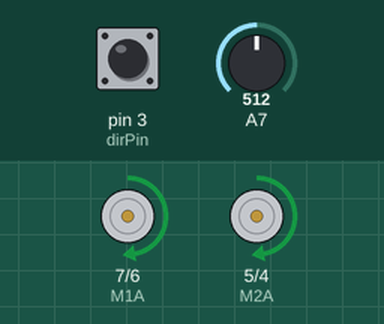
Simulated run of this sketch. Board: Arduino Nano, built with avr-gcc and run on an emulated ATmega328P. Parts: motor-driver pin pairs drawn as motors (green arrow = first pin HIGH = forward, orange = second pin HIGH = backward, longer = more drive, scaled by the enable pin). The inputs (shaded band) are chosen by the test bench; at power-on: A7 = 512, pin 3 (dirPin) HIGH. What the sketch prints to the serial monitor is not drawn.

Above: at 1.2 s.
1.3 s: A7 set to 716
At 2.1 s:
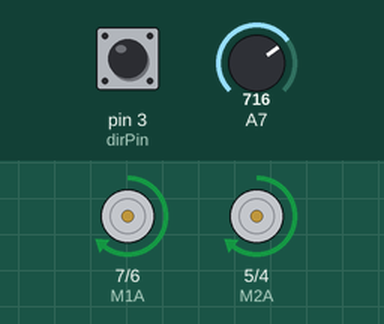
2.8 s: pin 3 (dirPin) pulled LOW for 0.15 s
At 2.87 s:
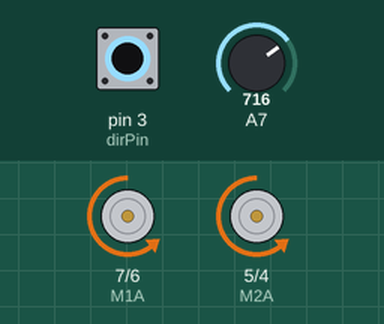
4.4 s: A7 set to 900
At 4.7 s:
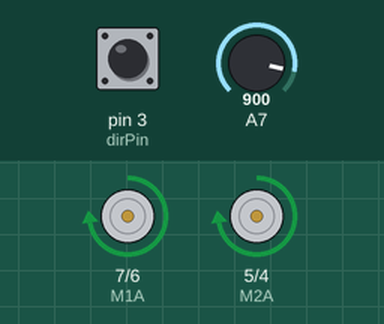
5.9 s: pin 3 (dirPin) pulled LOW for 1 s
At 6.7 s:
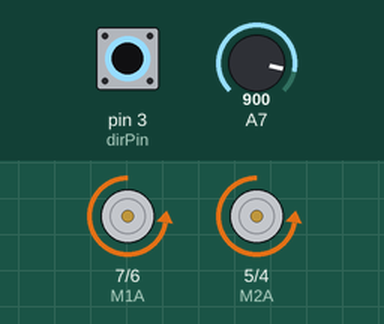
8.4 s: A7 set to 122
At 8.9 s:
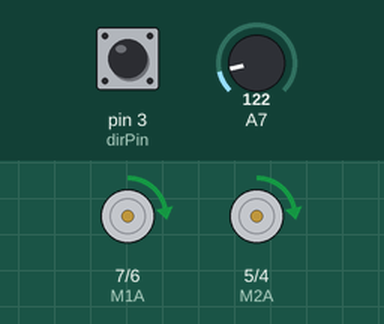
9.9 s: pin 3 (dirPin) pulled LOW for 0.15 s
At 9.97 s:
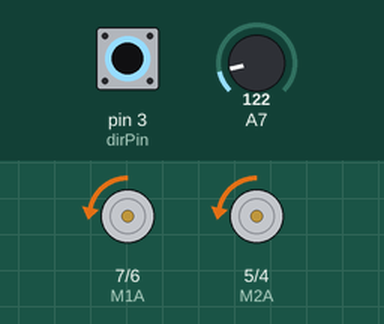
Timing chart, 0 to 12.5 s (numbered marks = the images above; inputs shaded):
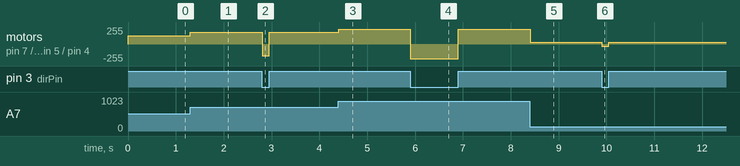

The sketch:

H_Bridge_Motor_Control.ino
```cpp
#include "Arduino.h"

// The pins we can use to control the motor (pairs)
#define M1A 7
#define M1B 6

#define M2A 5
#define M2B 4

// the pins we use to control the PWM (Pulse Width Modulation)
#define M1Speed 10
#define M2Speed 11

// Direction (if pressed, go into reverse)
#define dirPin 3

void setup() {
	Serial.begin(9600);

	// All pins are output
	pinMode(M1A, OUTPUT);
	pinMode(M1B, OUTPUT);
	pinMode(M2A, OUTPUT);
	pinMode(M2B, OUTPUT);

	// This is the direction pin, an input
	pinMode(dirPin, INPUT_PULLUP);
}

void loop() {
	// Read the speed control and convert the 10-bit reading to an 8-bit reading
	int potVal = map(analogRead(A7), 0, 1023, 0, 255);

	// If the value has changed, store the new value and adjust the output
	Serial.println(potVal);

	// Are we pressing reverse switch?
	bool forward = digitalRead(dirPin);
	switch (forward) {
		case true:
			digitalWrite(M1A, HIGH);
			digitalWrite(M1B, LOW);

			digitalWrite(M2A, HIGH);
			digitalWrite(M2B, LOW);
			break;

		case false:
			digitalWrite(M1A, LOW);
			digitalWrite(M1B, HIGH);

			digitalWrite(M2A, LOW);
			digitalWrite(M2B, HIGH);
			break;
	}

	// Set the PWM output from the pot (0 - 255)
	analogWrite(M1Speed, potVal);
	analogWrite(M2Speed, potVal);
}
```

Measured:
- after the input at 1.3 s, motor on pin 7 (M1A) / pin 6 (M1B), motor on pin 5 (M2A) / pin 4 (M2B): forward 127/255 → forward 178/255 at once
- after the input at 2.8 s, motor on pin 7 (M1A) / pin 6 (M1B), motor on pin 5 (M2A) / pin 4 (M2B): forward 178/255 → backward 178/255 at once, → forward 178/255 0.15 s later
- after the input at 4.4 s, motor on pin 7 (M1A) / pin 6 (M1B), motor on pin 5 (M2A) / pin 4 (M2B): forward 178/255 → forward 224/255 at once
- after the input at 5.9 s, motor on pin 7 (M1A) / pin 6 (M1B), motor on pin 5 (M2A) / pin 4 (M2B): forward 224/255 → backward 224/255 at once, → forward 224/255 1.0 s later
- after the input at 8.4 s, motor on pin 7 (M1A) / pin 6 (M1B), motor on pin 5 (M2A) / pin 4 (M2B): forward 224/255 → forward 30/255 at once
- after the input at 9.9 s, motor on pin 7 (M1A) / pin 6 (M1B), motor on pin 5 (M2A) / pin 4 (M2B): forward 30/255 → backward 30/255 at once, → forward 30/255 0.15 s later
